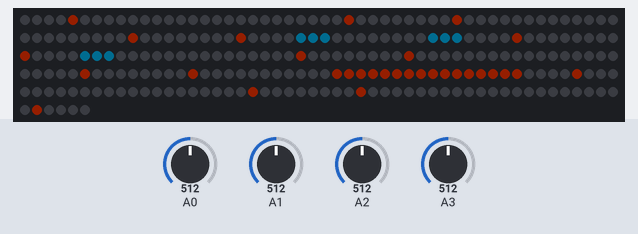
Bench run of a sketch on a simulated Arduino Uno, built with avr-gcc and run on an emulated ATmega328P. On the bench: 256 RGB LEDs in strip order, left to right, continuing on the next row. The inputs (shaded band) are chosen by the test bench; at power-on: A2 = 512, A0 = 512, A1 = 512, A3 = 512. Dim RGB values are drawn brighter than linear.

Above: at 1.2 s.
1.3 s: A2 set to 306
3.1 s: A0 set to 306
At 3.8 s:
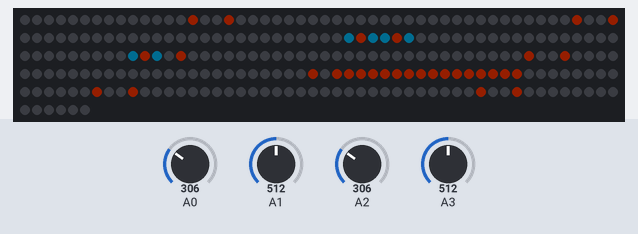
4.7 s: A1 set to 306
6.3 s: A3 set to 306
At 6.47 s:
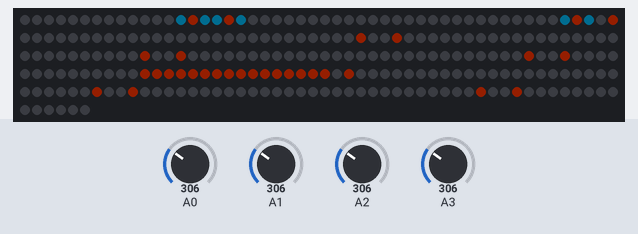
8.1 s: A0 set to 992
9.9 s: A1 set to 992
At 11.5 s:
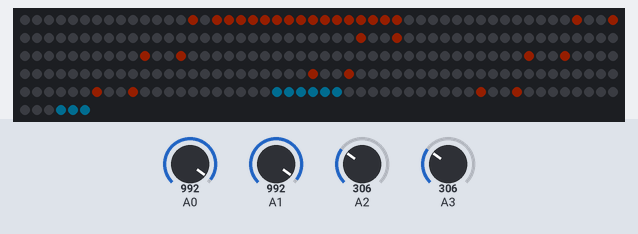
Timing chart, 0 to 12.7 s (numbered marks = the images above; inputs shaded):
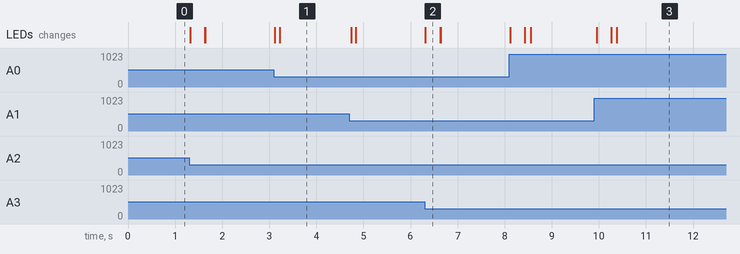

Measured:
- after the input at 3.1 s, the LEDs: first change at once (image 1 shows a later state)
- after the input at 6.3 s, the LEDs: change at once (image 2)
- after the input at 9.9 s, the LEDs: first change after 0.05 s (image 3 shows a later state)

The sketch:

matrixgame.ino
```cpp
//
//
//
//
#include <Adafruit_NeoPixel.h>

const int WAIT = 20;        // how many cycles to look for player joystick input
const int LEDPIN = 6;       // pin for LEDS
const int SWITCH_PIN_1 = 2; // pin for P1 switch
const int SWITCH_PIN_2 = 4; // pin for P2 switch
const int NUM_LEDS = 256;   // 16x16 = 256
const int BRIGHTNESS = 20;  // 0-100 LED brightness

// Parameter 1 = number of pixels in strip
// Parameter 2 = pin number (most are valid)
// Parameter 3 = pixel type flags, add together as needed:
//   NEO_KHZ800  800 KHz bitstream (most NeoPixel products w/WS2812 LEDs)
//   NEO_KHZ400  400 KHz (classic 'v1' (not v2) FLORA pixels, WS2811 drivers)
//   NEO_GRB     Pixels are wired for GRB bitstream (most NeoPixel products)
//   NEO_RGB     Pixels are wired for RGB bitstream (v1 FLORA pixels, not v2)
Adafruit_NeoPixel strip = Adafruit_NeoPixel(NUM_LEDS, LEDPIN, NEO_GRB + NEO_KHZ800);

void setup()
{
  Serial.begin(9600);
  //activate pull-up resistor on the push-button pin
  pinMode(SWITCH_PIN_1, INPUT_PULLUP);
  pinMode(SWITCH_PIN_2, INPUT_PULLUP);
  strip.setBrightness(BRIGHTNESS);
  strip.begin();
  // clear all pixels
  for (int i = 0; i < NUM_LEDS; i++)
  {
    strip.setPixelColor(i, 0, 0, 0);
  }
  strip.show();
}

// player 1
int p1_position[2] = {5, 5}; //player location x,y
int p1_velocity[2] = {0, 0}; //player velocity x,y
int p1_input[3] = {0, 0, 0}; //player key presses x,y,button down
int p1_color[3] = {0, 150, 200};

// player 2
int p2_position[2] = {11, 11}; //player location x,y
int p2_velocity[2] = {0, 0};   //player velocity x,y
int p2_input[3] = {0, 0, 0};   //player key presses x,y,button down
int p2_color[3] = {255, 50, 0};

void loop()
{
  playerMove();
  // clear all
  for (int i = 0; i < NUM_LEDS; i++)
  {
    strip.setPixelColor(i, 0, 0, 0);
  }
  // draw player 1
  drawPlayer(p1_position[0], p1_position[1], p1_color);
  // draw player 2
  //  drawPlayer(p2_position[0], p2_position[1], p2_color);
  drawCrossHairs(p2_position[0], p2_position[1], p2_color);
  strip.show();
  delay(WAIT);
}

//void drawBullet() {
//  for (int i = 0; i < 4; ++i) {
//    ZigZagPixel(p1_bullets[i][0], p1_bullets[i][1], 255, 0, 0);
//  }
//}

void drawPlayer(int x, int y, int color[3])
{
  ZigZagPixel(x + 1, y + 1, color[0], color[1], color[2]);
  ZigZagPixel(x, y + 1, color[0], color[1], color[2]);
  ZigZagPixel(x - 1, y + 1, color[0], color[1], color[2]);
  ZigZagPixel(x + 1, y, color[0], color[1], color[2]);
  ZigZagPixel(x, y, color[0], color[1], color[2]);
  ZigZagPixel(x - 1, y, color[0], color[1], color[2]);
  ZigZagPixel(x + 1, y - 1, color[0], color[1], color[2]);
  ZigZagPixel(x, y - 1, color[0], color[1], color[2]);
  ZigZagPixel(x - 1, y - 1, color[0], color[1], color[2]);
}

void drawCrossHairs(int x, int y, int color[3])
{
  for (int i = 0; i < 16; ++i)
  {
    ZigZagPixel(i, y, color[0], color[1], color[2]);
  }
  for (int i = 0; i < 16; ++i)
  {
    ZigZagPixel(x, i, color[0], color[1], color[2]);
  }
}

void playerMove()
{

  // player 1
  // read input from game controllers
  p1_input[0] = map(analogRead(0), 0, 1023, -3, 4);
  p1_input[1] = map(analogRead(1), 0, 1023, -3, 4);

  // x velocity
  if (p1_input[0] > 1)
  {
    p1_velocity[0] = 1;
  }
  else if (p1_input[0] < 0)
  {
    p1_velocity[0] = -1;
  }
  else
  {
    p1_velocity[0] = 0;
  }

  // y velocity
  if (p1_input[1] > 1)
  {
    p1_velocity[1] = 1;
  }
  else if (p1_input[1] < 0)
  {
    p1_velocity[1] = -1;
  }
  else
  {
    p1_velocity[1] = 0;
  }

  // move
  p1_position[0] += p1_velocity[0];
  p1_position[1] += p1_velocity[1];

  // wall check
  if (p1_position[0] < 2)
  {
    p1_position[0] = 1;
  }
  else if (p1_position[0] > 14)
  {
    p1_position[0] = 14;
  }
  if (p1_position[1] < 2)
  {
    p1_position[1] = 1;
  }
  else if (p1_position[1] > 14)
  {
    p1_position[1] = 14;
  }

  // player 2
  // read input from game controllers
  p2_input[0] = map(analogRead(2), 0, 1023, -3, 4);
  p2_input[1] = map(analogRead(3), 0, 1023, -3, 4);

  // x velocity
  if (p2_input[0] > 1)
  {
    p2_velocity[0] = 1;
  }
  else if (p2_input[0] < 0)
  {
    p2_velocity[0] = -1;
  }
  else
  {
    p2_velocity[0] = 0;
  }

  // y velocity
  if (p2_input[1] > 1)
  {
    p2_velocity[1] = 1;
  }
  else if (p2_input[1] < 0)
  {
    p2_velocity[1] = -1;
  }
  else
  {
    p2_velocity[1] = 0;
  }

  // move
  p2_position[0] += p2_velocity[0];
  p2_position[1] += p2_velocity[1];

  // wall check
  if (p2_position[0] < 2)
  {
    p2_position[0] = 1;
  }
  else if (p2_position[0] > 14)
  {
    p2_position[0] = 14;
  }
  if (p2_position[1] < 2)
  {
    p2_position[1] = 1;
  }
  else if (p2_position[1] > 14)
  {
    p2_position[1] = 14;
  }
}

void ZigZagPixel(int x, int y, int r, int g, int b)
{
  if (y % 2)
  {
    strip.setPixelColor(y * 16 + x, r, g, b);
  }
  else
  {
    strip.setPixelColor(y * 16 + 15 - x, r, g, b);
  }
}

void getZigZagPixel(int x, int y)
{
  if (y % 2)
  {
    Serial.println(strip.getPixelColor(y * 16 + x));
  }
  else
  {
    Serial.println(strip.getPixelColor(y * 16 + 15 - x));
  }
}

void (*resetFunc)(void) = 0; //declare reset function @ address 0
void endGame()
{
  delay(5000);
  resetFunc(); //call reset
}
```
